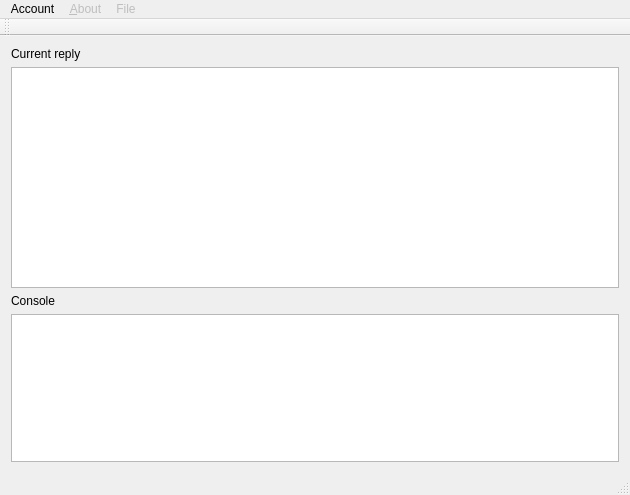
<?xml version="1.0" encoding="UTF-8"?>
<ui version="4.0">
 <class>MainWindow</class>
 <widget class="QMainWindow" name="MainWindow">
  <property name="geometry">
   <rect>
    <x>0</x>
    <y>0</y>
    <width>630</width>
    <height>495</height>
   </rect>
  </property>
  <property name="windowTitle">
   <string>GDrive App</string>
  </property>
  <property name="windowIcon">
   <iconset resource="resources.qrc">
    <normaloff>:/Icon/Icon/Icon_main.png</normaloff>:/Icon/Icon/Icon_main.png</iconset>
  </property>
  <widget class="QWidget" name="centralWidget">
   <layout class="QVBoxLayout" name="verticalLayout" stretch="0,3,0,2">
    <item>
     <widget class="QLabel" name="label_CurrentReply">
      <property name="text">
       <string>Current reply</string>
      </property>
     </widget>
    </item>
    <item>
     <widget class="QTreeView" name="treeView_Reply"/>
    </item>
    <item>
     <widget class="QLabel" name="label_Console">
      <property name="text">
       <string>Console</string>
      </property>
     </widget>
    </item>
    <item>
     <widget class="QPlainTextEdit" name="plainTextEdit">
      <property name="readOnly">
       <bool>true</bool>
      </property>
     </widget>
    </item>
   </layout>
  </widget>
  <widget class="QMenuBar" name="menuBar">
   <property name="geometry">
    <rect>
     <x>0</x>
     <y>0</y>
     <width>630</width>
     <height>25</height>
    </rect>
   </property>
   <widget class="QMenu" name="menu_Acount">
    <property name="title">
     <string>Account</string>
    </property>
    <addaction name="separator"/>
    <addaction name="action_Login"/>
    <addaction name="action_Logout"/>
    <addaction name="action_Remember_me"/>
    <addaction name="action_Refresh_Token"/>
   </widget>
   <widget class="QMenu" name="menu_File">
    <property name="enabled">
     <bool>false</bool>
    </property>
    <property name="title">
     <string>File</string>
    </property>
    <addaction name="action_Upload_File"/>
    <addaction name="action_Download_file"/>
    <addaction name="action_Search_file_folder"/>
    <addaction name="action_Get_file_matadata"/>
    <addaction name="action_Update_file"/>
   </widget>
   <widget class="QMenu" name="menu_About">
    <property name="enabled">
     <bool>false</bool>
    </property>
    <property name="title">
     <string>&amp;About</string>
    </property>
    <addaction name="action_About_User"/>
   </widget>
   <addaction name="menu_Acount"/>
   <addaction name="menu_About"/>
   <addaction name="menu_File"/>
  </widget>
  <widget class="QToolBar" name="mainToolBar">
   <attribute name="toolBarArea">
    <enum>TopToolBarArea</enum>
   </attribute>
   <attribute name="toolBarBreak">
    <bool>false</bool>
   </attribute>
  </widget>
  <widget class="QStatusBar" name="statusBar"/>
  <action name="action_Download_file">
   <property name="enabled">
    <bool>true</bool>
   </property>
   <property name="text">
    <string>&amp;Download file</string>
   </property>
  </action>
  <action name="action_Search_file_folder">
   <property name="enabled">
    <bool>true</bool>
   </property>
   <property name="text">
    <string>&amp;Search file / folder</string>
   </property>
  </action>
  <action name="action_Get_file_matadata">
   <property name="enabled">
    <bool>true</bool>
   </property>
   <property name="text">
    <string>&amp;Get file matadata...</string>
   </property>
  </action>
  <action name="action_Update_file">
   <property name="enabled">
    <bool>true</bool>
   </property>
   <property name="text">
    <string>&amp;Update File</string>
   </property>
  </action>
  <action name="action_Upload_File">
   <property name="enabled">
    <bool>true</bool>
   </property>
   <property name="text">
    <string>&amp;Upload File...</string>
   </property>
  </action>
  <action name="action_Login">
   <property name="text">
    <string>&amp;Login</string>
   </property>
  </action>
  <action name="action_Refresh_Token">
   <property name="text">
    <string>&amp;Refresh Token</string>
   </property>
   <property name="visible">
    <bool>false</bool>
   </property>
  </action>
  <action name="action_Logout">
   <property name="checkable">
    <bool>false</bool>
   </property>
   <property name="text">
    <string>&amp;Logout</string>
   </property>
   <property name="visible">
    <bool>false</bool>
   </property>
  </action>
  <action name="action_Remember_me">
   <property name="checkable">
    <bool>true</bool>
   </property>
   <property name="text">
    <string>&amp;Remember me</string>
   </property>
   <property name="visible">
    <bool>false</bool>
   </property>
  </action>
  <action name="action_About_User">
   <property name="text">
    <string>&amp;About User</string>
   </property>
  </action>
 </widget>
 <layoutdefault spacing="6" margin="11"/>
 <resources>
  <include location="resources.qrc"/>
 </resources>
 <connections/>
</ui>
